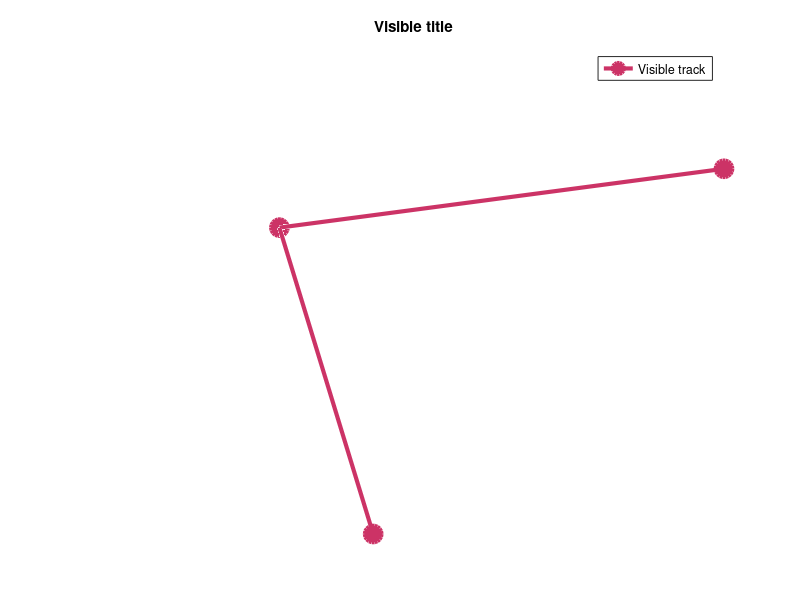

This chart was generated by the following MATLAB code: (Note: this script raises an error after producing the figure.)
% Manual browser acceptance examples. Run only in a fresh verification copy.
% This lane did not execute these graphics commands.
figure('name','D23 hidden rulers');
plot3([0 1 2],[0 1 0],[0 1 2],'-o','linewidth',3,...
      'markersize',12,'color',[.8 .2 .4],'markerfacecolor',[.8 .2 .4]);
title('Visible title'); xlabel('Visible X'); ylabel('Visible Y'); zlabel('Visible Z');
legend('Visible track'); grid on; axis off;

for d23_orientation = 1:2
  for d23_reverse = 0:1
    figure('name',sprintf('D23 extreme bar %d reverse %d',d23_orientation,d23_reverse));
    surf([0 1 2],[0 1],[0 1 0;1 0 1],'edgecolor','none');
    colormap([1 0 0;0 1 0;0 0 1]); caxis([-1e308 1e308]);
    if d23_orientation == 1
      d23_bar = colorbar('eastoutside'); d23_key = 'y';
    else
      d23_bar = colorbar('southoutside'); d23_key = 'x';
    end
    set(d23_bar,[d23_key 'tick'],[-1e308 0 1e308],...
        [d23_key 'ticklabel'],{'low','mid','high'});
    if d23_reverse, set(d23_bar,[d23_key 'dir'],'reverse'); end
  end
end

figure('name','D23 200 mesh');
[d23_X,d23_Y] = meshgrid(linspace(-2,2,200));
d23_Z = sin(d23_X).*cos(d23_Y);
mesh(d23_X,d23_Y,d23_Z); title('200 by 200 grid'); colorbar; grid on;

figure('name','D23 marker sizes and gaps');
plot3([0 1 NaN 2 3],[0 1 NaN 0 1],[0 1 NaN 1 0],'--o','linewidth',2);
hold on;
scatter3([0 1 2],[.5 .5 .5],[.5 .5 .5],[0 25 100],[.8 .2 .4],'filled');
hold off; title('Gap and zero/variable marker sizes'); grid on;

figure('name','D23 oversized fallback');
surf(zeros(500,500)); title('500 by 500 PNG fallback');
